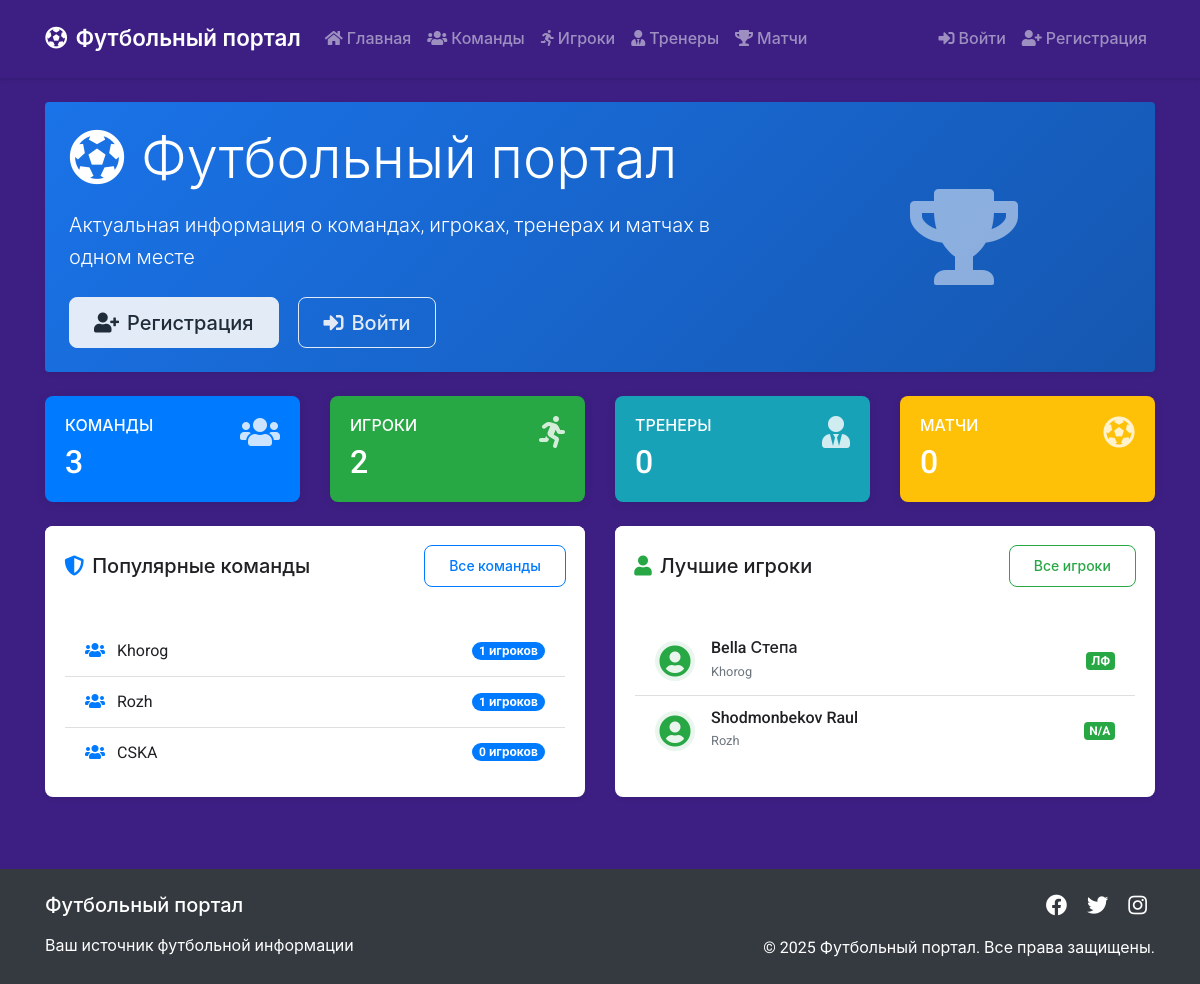
The page / on the database its author committed.
### app.py (models this page shows, shortened)
class Team(db.Model):
    team_id = db.Column(db.Integer, primary_key=True)
    team_name = db.Column(db.String(100), nullable=False)
    players = db.relationship('Player', backref='team', lazy=True)

class Player(db.Model):
    player_id = db.Column(db.Integer, primary_key=True)
    first_name = db.Column(db.String(50), nullable=False)
    last_name = db.Column(db.String(50), nullable=False)
    birth_date = db.Column(db.Date, nullable=False)
    position = db.Column(db.String(50), nullable=False)
    team_id = db.Column(db.Integer, db.ForeignKey('team.team_id'), nullable=False)

### app.py (the view)
@app.route('/')
def index():
    teams = Team.query.all()
    players = Player.query.all()
    return render_template('index.html', teams=teams, players=players)

### templates/index.html (shortened to what this page needs)
{% extends "base.html" %}
{% block content %}
<div class="hero-section bg-primary text-white rounded shadow-sm mb-4 p-4">
    <div class="row align-items-center">
        <div class="col-md-8">
            <h1 class="display-4 mb-3">
                <i class="fas fa-futbol mr-3"></i>Футбольный портал
            </h1>
            <p class="lead mb-4">Актуальная информация о командах, игроках, тренерах и матчах в одном месте</p>
            {% if not current_user.is_authenticated %}
                <div class="cta-buttons">
                    <a class="btn btn-light btn-lg mr-3" href="{{ url_for('register') }}">
                        <i class="fas fa-user-plus mr-2"></i>Регистрация
                    </a>
                    <a class="btn btn-outline-light btn-lg" href="{{ url_for('login') }}">
                        <i class="fas fa-sign-in-alt mr-2"></i>Войти
                    </a>
                </div>
            {% endif %}
        </div>
        <div class="col-md-4 text-center d-none d-md-block">
            <i class="fas fa-trophy fa-6x text-white-50"></i>
        </div>
    </div>
</div>
<div class="row mb-4">
    <div class="col-md-3 col-sm-6 mb-4 mb-md-0">
        <div class="card stat-card bg-primary text-white h-100">
            <div class="card-body">
                <div class="d-flex justify-content-between align-items-start">
                    <div>
                        <h6 class="text-uppercase mb-2">Команды</h6>
                        <h2 class="mb-0">{{ teams|length }}</h2>
                    </div>
                    <div class="stat-icon">
                        <i class="fas fa-users fa-2x"></i>
                    </div>
                </div>
            </div>
        </div>
    </div>
    <div class="col-md-3 col-sm-6 mb-4 mb-md-0">
        <div class="card stat-card bg-success text-white h-100">
            <div class="card-body">
                <div class="d-flex justify-content-between align-items-start">
                    <div>
                        <h6 class="text-uppercase mb-2">Игроки</h6>
                        <h2 class="mb-0">{{ players|length }}</h2>
                    </div>
                    <div class="stat-icon">
                        <i class="fas fa-running fa-2x"></i>
                    </div>
                </div>
            </div>
        </div>
    </div>
    <div class="col-md-3 col-sm-6 mb-4 mb-md-0">
        <div class="card stat-card bg-info text-white h-100">
            <div class="card-body">
                <div class="d-flex justify-content-between align-items-start">
                    <div>
                        <h6 class="text-uppercase mb-2">Тренеры</h6>
                        <h2 class="mb-0">{{ coaches|length }}</h2>
                    </div>
                    <div class="stat-icon">
                        <i class="fas fa-user-tie fa-2x"></i>
                    </div>
                </div>
            </div>
        </div>
    </div>
    <div class="col-md-3 col-sm-6 mb-4 mb-md-0">
        <div class="card stat-card bg-warning text-white h-100">
            <div class="card-body">
                <div class="d-flex justify-content-between align-items-start">
                    <div>
                        <h6 class="text-uppercase mb-2">Матчи</h6>
                        <h2 class="mb-0">{{ matches|length }}</h2>
                    </div>
                    <div class="stat-icon">
                        <i class="fas fa-futbol fa-2x"></i>
                    </div>
                </div>
            </div>
        </div>
    </div>
</div>
<div class="row">
    <div class="col-md-6 mb-4">
        <div class="card shadow-sm h-100">
            <div class="card-header bg-white border-bottom-0">
                <div class="d-flex justify-content-between align-items-center">
                    <h5 class="mb-0">
                        <i class="fas fa-shield-alt text-primary mr-2"></i>Популярные команды
                    </h5>
                    <a href="{{ url_for('teams') }}" class="btn btn-sm btn-outline-primary">
                        Все команды
                    </a>
                </div>
            </div>
            <div class="card-body">
                {% if teams %}
                    <div class="list-group list-group-flush">
                        {% for team in teams[:5] %}
                            <div class="list-group-item d-flex justify-content-between align-items-center">
                                <div>
                                    <i class="fas fa-users text-primary mr-2"></i>
                                    {{ team.team_name }}
                                </div>
                                <span class="badge badge-primary badge-pill">
                                    {{ team.players|length }} игроков
                                </span>
                            </div>
                        {% endfor %}
                    </div>
                {% else %}
                    <div class="text-center text-muted py-4">
                        <i class="fas fa-users fa-3x mb-3"></i>
                        <p class="mb-0">Команды пока не добавлены</p>
                    </div>
                {% endif %}
            </div>
        </div>
    </div>
    <div class="col-md-6 mb-4">
        <div class="card shadow-sm h-100">
            <div class="card-header bg-white border-bottom-0">
                <div class="d-flex justify-content-between align-items-center">
                    <h5 class="mb-0">
                        <i class="fas fa-user text-success mr-2"></i>Лучшие игроки
                    </h5>
                    <a href="{{ url_for('players') }}" class="btn btn-sm btn-outline-success">
                        Все игроки
                    </a>
                </div>
            </div>
            <div class="card-body">
                {% if players %}
                    <div class="list-group list-group-flush">
                        {% for player in players[:5] %}
                            <div class="list-group-item">
                                <div class="d-flex justify-content-between align-items-center">
                                    <div class="d-flex align-items-center">
                                        <div class="player-avatar-sm mr-3">
                                            <i class="fas fa-user-circle fa-2x text-success"></i>
                                        </div>
                                        <div>
                                            <h6 class="mb-0">{{ player.last_name }} {{ player.first_name }}</h6>
                                            <small class="text-muted">{{ player.team.team_name }}</small>
                                        </div>
                                    </div>
                                    <span class="badge badge-success">
                                        {{ player.position if player.position else 'Игрок' }}
                                    </span>
                                </div>
                            </div>
                        {% endfor %}
                    </div>
                {% else %}
                    <div class="text-center text-muted py-4">
                        <i class="fas fa-user-slash fa-3x mb-3"></i>
                        <p class="mb-0">Игроки пока не добавлены</p>
                    </div>
                {% endif %}
            </div>
        </div>
    </div>
</div>
{% endblock %}

### templates/base.html (shortened to what this page needs)
<!DOCTYPE html>
<html lang="ru">
<head>
    <link rel="stylesheet" href="https://stackpath.bootstrapcdn.com/bootstrap/4.5.2/css/bootstrap.min.css">
    <link rel="stylesheet" href="{{ url_for('static', filename='css/main.css') }}">
    <link rel="stylesheet" href="https://cdnjs.cloudflare.com/ajax/libs/font-awesome/5.15.3/css/all.min.css">
</head>
<body>
    <header>
        <nav class="navbar navbar-expand-lg navbar-dark">
            <div class="container">
                <a class="navbar-brand" href="{{ url_for('index') }}">
                    <i class="fas fa-futbol mr-2"></i>Футбольный портал
                </a>
                <div class="collapse navbar-collapse" id="navbarNav">
                    <ul class="navbar-nav mr-auto">
                        <li class="nav-item">
                            <a class="nav-link" href="{{ url_for('index') }}">
                                <i class="fas fa-home mr-1"></i>Главная
                            </a>
                        </li>
                        <li class="nav-item">
                            <a class="nav-link" href="{{ url_for('teams') }}">
                                <i class="fas fa-users mr-1"></i>Команды
                            </a>
                        </li>
                        <li class="nav-item">
                            <a class="nav-link" href="{{ url_for('players') }}">
                                <i class="fas fa-running mr-1"></i>Игроки
                            </a>
                        </li>
                        <li class="nav-item">
                            <a class="nav-link" href="{{ url_for('coaches') }}">
                                <i class="fas fa-user-tie mr-1"></i>Тренеры
                            </a>
                        </li>
                        <li class="nav-item">
                            <a class="nav-link" href="{{ url_for('matches') }}">
                                <i class="fas fa-trophy mr-1"></i>Матчи
                            </a>
                        </li>
                    </ul>
                    <ul class="navbar-nav">
                        {% if current_user.is_authenticated %}
                            {% if current_user.is_admin %}
                                <li class="nav-item dropdown">
                                    <a class="nav-link dropdown-toggle" href="#" id="adminDropdown" role="button" data-toggle="dropdown" aria-haspopup="true" aria-expanded="false">
                                        <i class="fas fa-cog mr-1"></i>Администрирование
                                    </a>
                                    <div class="dropdown-menu dropdown-menu-right shadow-sm" aria-labelledby="adminDropdown">
                                        <a class="dropdown-item" href="{{ url_for('admin_teams') }}">
                                            <i class="fas fa-users mr-2"></i>Команды
                                        </a>
                                        <a class="dropdown-item" href="{{ url_for('admin_players') }}">
                                            <i class="fas fa-running mr-2"></i>Игроки
                                        </a>
                                        <a class="dropdown-item" href="{{ url_for('admin_coaches') }}">
                                            <i class="fas fa-user-tie mr-2"></i>Тренеры
                                        </a>
                                        <a class="dropdown-item" href="{{ url_for('admin_matches') }}">
                                            <i class="fas fa-trophy mr-2"></i>Матчи
                                        </a>
                                        <a class="dropdown-item" href="{{ url_for('admin_fans') }}">
                                            <i class="fas fa-heart mr-2"></i>Болельщики
                                        </a>
                                    </div>
                                </li>
                            {% endif %}
                            <li class="nav-item">
                                <span class="nav-link">
                                    <i class="fas fa-user mr-1"></i>{{ current_user.username }}
                                </span>
                            </li>
                            <li class="nav-item">
                                <a class="nav-link" href="{{ url_for('logout') }}">
                                    <i class="fas fa-sign-out-alt mr-1"></i>Выйти
                                </a>
                            </li>
                        {% else %}
                            <li class="nav-item">
                                <a class="nav-link" href="{{ url_for('login') }}">
                                    <i class="fas fa-sign-in-alt mr-1"></i>Войти
                                </a>
                            </li>
                            <li class="nav-item">
                                <a class="nav-link" href="{{ url_for('register') }}">
                                    <i class="fas fa-user-plus mr-1"></i>Регистрация
                                </a>
                            </li>
                        {% endif %}
                    </ul>
                </div>
            </div>
        </nav>
    </header>
    <main class="container mt-4">
        {% block content %}{% endblock %}
    </main>
    <footer class="bg-dark text-white mt-5 py-4">
        <div class="container">
            <div class="row">
                <div class="col-md-6 text-center text-md-left">
                    <h5 class="mb-3">Футбольный портал</h5>
                    <p class="mb-0">Ваш источник футбольной информации</p>
                </div>
                <div class="col-md-6 text-center text-md-right">
                    <div class="social-links">
                        <a href="#" class="text-white mx-2"><i class="fab fa-facebook fa-lg"></i></a>
                        <a href="#" class="text-white mx-2"><i class="fab fa-twitter fa-lg"></i></a>
                        <a href="#" class="text-white mx-2"><i class="fab fa-instagram fa-lg"></i></a>
                    </div>
                    <p class="mt-3 mb-0">&copy; 2025 Футбольный портал. Все права защищены.</p>
                </div>
            </div>
        </div>
    </footer>
</body>
</html>

### static/css/main.css (style rules this page uses)
:root { --primary-color: #1a73e8; --secondary-color: #34a853; --background-color: #3d1f83; --text-color: #202124; --border-radius: 8px; --transition-speed: 0.3s; }
body { font-family: 'Roboto', -apple-system, BlinkMacSystemFont, 'Segoe UI', Arial, sans-serif; color: var(--text-color); background-color: var(--background-color); line-height: 1.6; }
.navbar { box-shadow: 0 2px 4px rgba(0,0,0,0.1); padding: 1rem 0; }
.navbar-brand { font-weight: 600; font-size: 1.4rem; }
.nav-link { font-weight: 500; transition: color var(--transition-speed); }
.card { border: none; box-shadow: 0 2px 8px rgba(0,0,0,0.1); border-radius: var(--border-radius); transition: transform var(--transition-speed); }
.card-header { border-top-left-radius: var(--border-radius) !important; border-top-right-radius: var(--border-radius) !important; background: var(--primary-color); padding: 1.2rem; }
.btn { padding: 0.6rem 1.5rem; font-weight: 500; border-radius: var(--border-radius); transition: all var(--transition-speed); }
footer { background: #202124; margin-top: 4rem !important; padding: 2rem 0 !important; }

### templates/index.html (style rules this page uses)
.hero-section { background: linear-gradient(135deg, var(--primary-color) 0%, #1557b0 100%); border-radius: var(--border-radius); }
.stat-card { border: none; border-radius: var(--border-radius); transition: transform var(--transition-speed); }
.stat-icon { opacity: 0.8; }
.player-avatar-sm { width: 40px; height: 40px; display: flex; align-items: center; justify-content: center; border-radius: 50%; background-color: rgba(52, 168, 83, 0.1); }
.list-group-item { transition: background-color var(--transition-speed); }
.cta-buttons { opacity: 0.9; transition: opacity var(--transition-speed); }

### rows shown on the page
Team: team_name "Khorog", players|length "1"
Team: team_name "Rozh", players|length "1"
Team: team_name "CSKA", players|length "0"
Player: last_name "Bella", first_name "Степа", team.team_name "Khorog", position "ЛФ"
Player: last_name "Shodmonbekov", first_name "Raul", team.team_name "Rozh", position "N/A"

### other values the page prints
{{ teams|length }} "3"
{{ players|length }} "2"
{{ coaches|length }} "0"
{{ matches|length }} "0"
